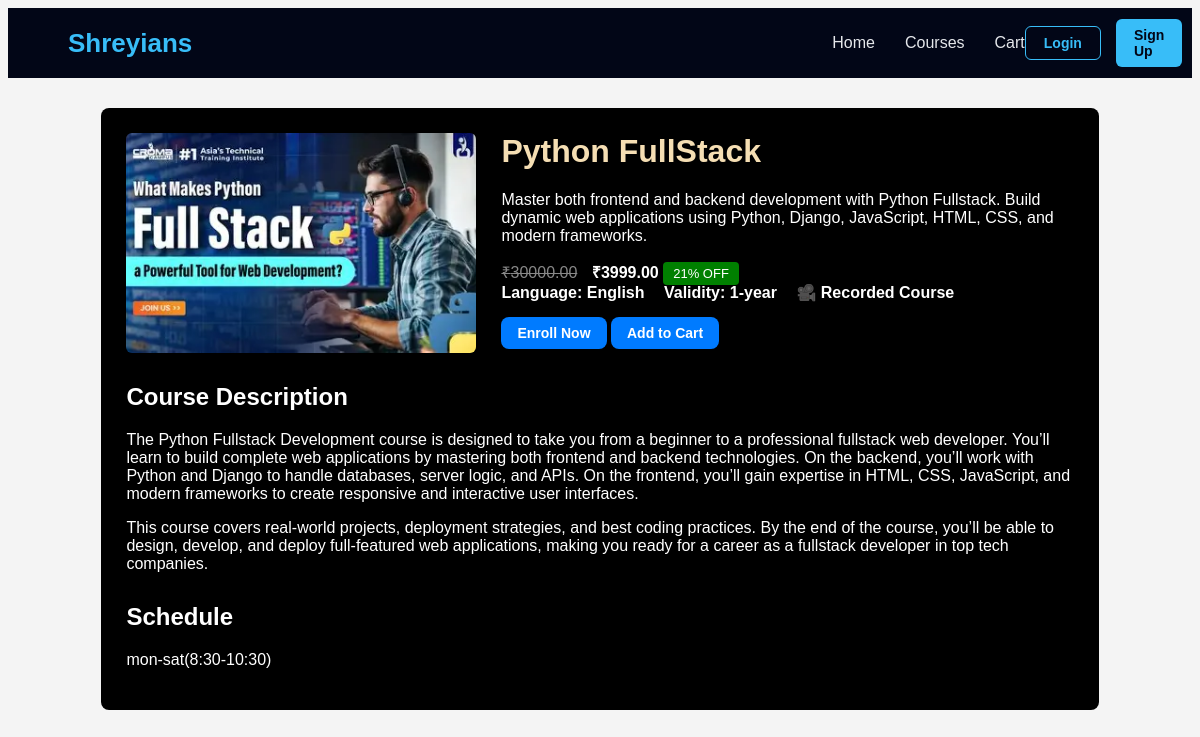
Page /courses/python-fullstack/ on the committed database.
### shreyans/models.py (models this page shows, shortened)
class Course(models.Model):
    title = models.CharField(max_length=255)
    slug = models.SlugField(max_length=255,unique=True,blank=True)
    short_description = models.TextField(blank=True)
    full_description = models.TextField(blank=True)
    price_original = models.DecimalField(max_digits=10,decimal_places=2,null=True,blank=True)
    price_discounted = models.DecimalField(max_digits=10,decimal_places=2,null=True,blank=True)
    currency = models.CharField(max_length=10,default="₹")
    discount_percentage = models.PositiveIntegerField(null=True, blank=True)
    language = models.CharField(max_length=100,blank=True)
    schedule = models.CharField( max_length=255,blank=True)
    course_validity = models.CharField(  max_length=255,blank=True)
    is_live = models.BooleanField(default=False)
    image = models.ImageField(upload_to="course_images/")
    created_at = models.DateTimeField(auto_now_add=True)
    updated_at = models.DateTimeField(auto_now=True)
    tags = models.ManyToManyField("CourseTag",blank=True,related_name="courses")
    class Meta:
        ordering = ["title"]
        verbose_name = "Course"
        verbose_name_plural = "Courses"

### shreyans/views.py (the view)
# urls.py: path('courses/<slug:slug>/', course_detail, name='course_detail'),
def course_detail(request, slug):
    course = Course.objects.filter(slug=slug).first()
    if not course:
        return redirect('course_list')
    return render(request, "course_detail.html", {
        "course": course
    })

### template/course_detail.html (shortened to what this page needs)
{% load static %}
<!DOCTYPE html>
<html lang="en">
<head>
</head>
<body>
<nav class="navbar">
    <div class="logo">
        <span>Shreyians</span>
    </div>
    <ul class="nav-links">
        <li><a href="{% url 'home' %}">Home</a></li>
        <li><a href="{% url 'course_list' %}">Courses</a></li>
       <li><a href="{% url 'cart_page' %}">Cart</a></li>
    </ul>
   <div class="auth-buttons">
    {% if request.user.is_authenticated %}
        <span style="color:#e5e7eb; font-weight:600;">
            Hi, {{ request.user.username }}
        </span>
        <a href="{% url 'signout' %}" class="login">Logout</a>
    {% else %}
        <a href="{% url 'signin' %}" class="login">Login</a>
        <a href="{% url 'signup' %}" class="signup">Sign Up</a>
    {% endif %}
</div>
</nav>
<div class="container">
    <div class="course-header">
        {% if course.image %}
            <img src="{{ course.image.url }}" alt="{{ course.title }}">
        {% else %}
            <img src="{% static 'images/no-image.png' %}" alt="No Image">
        {% endif %}
        <div class="info">
            <h1>{{ course.title }}</h1>
            <p>{{ course.short_description }}</p>
            <div class="price">
                {% if course.price_original %}
                    <del>₹{{ course.price_original }}</del>
                {% endif %}
                <strong>₹{{ course.price_discounted }}</strong>
                {% if course.discount_percentage %}
                    <span class="badge">{{ course.discount_percentage }}% OFF</span>
                {% endif %}
            </div>
            <div class="meta">
                {% if course.language %}
                    <span>Language: {{ course.language }}</span>
                {% endif %}
                {% if course.course_validity %}
                    <span>Validity: {{ course.course_validity }}</span>
                {% endif %}
                {% if course.is_live %}
                    <span>🔴 Live Course</span>
                {% else %}
                    <span>🎥 Recorded Course</span>
                {% endif %}
            </div>
            <a href="{% url 'confirm_order' %}" class="btn">Enroll Now</a>
            <a href="{%  url 'add_to_cart' course.id %}" class="btn">Add to Cart</a>
        </div>
    </div>
    <div class="section">
        <h2>Course Description</h2>
        <p>{{ course.full_description|linebreaks }}</p>
    </div>
    {% if course.schedule %}
    <div class="section">
        <h2>Schedule</h2>
        <p>{{ course.schedule }}</p>
    </div>
    {% endif %}
</div>
</body>
</html>

### template/course_detail.html (style rules this page uses)
body { color: white; font-family: Arial, sans-serif; background: #f4f4f4; }
.container { width: 80%; margin: 30px auto; background: black; padding: 25px; border-radius: 8px; }
.course-header { display: flex; gap: 25px; }
.course-header img { width: 350px; height: 220px; object-fit: cover; border-radius: 6px; }
.info h1 { margin-top: 0; color: wheat; }
.price del { color: #888; margin-right: 10px; }
.badge { background: green; color: white; padding: 4px 10px; font-size: 13px; border-radius: 4px; }
.btn { display: inline-block; padding: 10px 16px; background: #007bff; color: #fff; text-decoration: none; border-radius: 5px; margin-top: 15px; }
.section { margin-top: 30px; }
.meta span { display: inline-block; margin-right: 15px; font-weight: bold; }
.auth-buttons { display: flex; align-items: center; gap: 12px; }
.btn { padding: 8px 16px; border-radius: 8px; text-decoration: none; font-size: 14px; font-weight: 600; transition: all 0.3s ease; }
.navbar { height: 70px; background: #020617; display: flex; align-items: center; justify-content: space-between; padding: 0 60px; }
.logo span { color: #38bdf8; font-size: 26px; font-weight: 700; }
.nav-links { list-style: none; display: flex; gap: 30px; margin-left: 50vw; }
.nav-links li a { color: #e5e7eb; text-decoration: none; font-size: 16px; font-weight: 500; transition: 0.3s; }
.auth-buttons { display: flex; gap: 15px; }
.auth-buttons a { text-decoration: none; padding: 8px 18px; border-radius: 6px; font-size: 14px; font-weight: 600; }
.login { color: #38bdf8; border: 1px solid #38bdf8; }
.signup { background: #38bdf8; color: #020617; }

### rows in the picture
Course: image (picture), title "Python FullStack", short_description "Master both frontend and backend development with Python Fullstack. Build dynamic web applications using Python, Django, JavaScript, HTML, CSS, and modern frameworks.", price_original "30000.00", price_discounted "3999.00", discount_percentage "21", language "English", course_validity "1-year", full_description "The Python Fullstack Development course is designed to take you from a beginner to a professional fullstack web developer. You’ll learn to build complete web applications by mastering both frontend and backend technologies. On the backend, you’ll work with Python and Django to handle databases, server logic, and APIs. On the frontend, you’ll gain expertise in HTML, CSS, JavaScript, and modern frameworks to create responsive and interactive user interfaces. This course covers real-world projects, deployment strategies, and best coding practices. By the end of the course, you’ll be able to design, develop, and deploy full-featured web applications, making you ready for a career as a fullstack…", schedule "mon-sat(8:30-10:30)"
